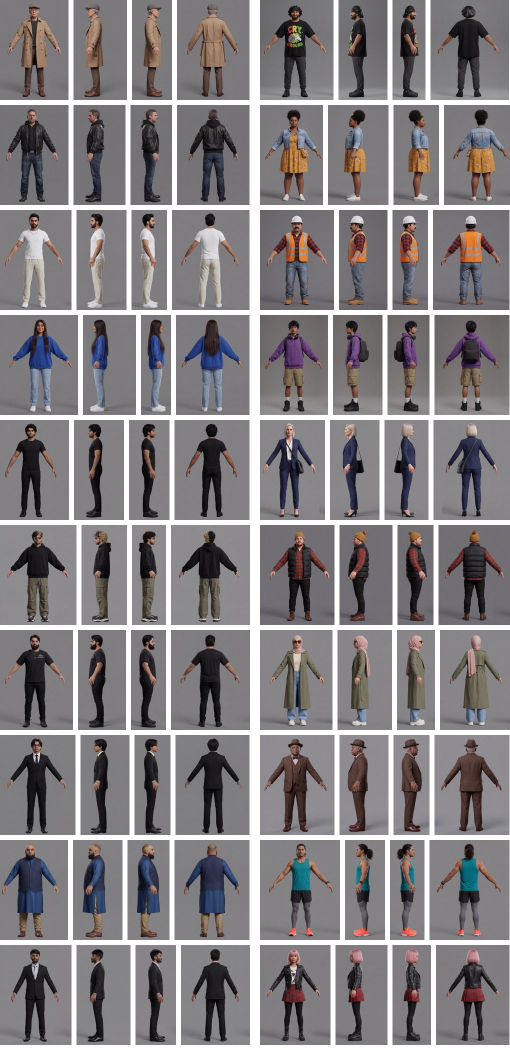
#> input picture concepts/citizens/contact_sheet.jpg, 1020 x 2100 px (shown at 1/2 size)
$ python quick.py ../../../../concepts/citizens/contact_sheet.jpg
#> lines starting #> are read from the running program, lines starting #| are printed output that depends on the picture
#!/usr/bin/env python3
# Homage fan game. Not an official Marvel, Sony or Insomniac game; no affiliation.
"""P4 round 08: one line of numbers per still (PNG or JPEG) of a sweep folder: frame mean, Y<10 %, clipped %, sky band (rows 0-89) Y / HSV saturation / B-R, far band (450,192,1350,236) Y,
sky-far, max 8-row step of the row-mean luma in rows 100-300 (L27b), rows 0-150 clipped % (L27c).  usage: quick.py <dir or files...> [--match s]"""
import glob, os, sys
import numpy as np
from PIL import Image


def stats(f):
    a = np.asarray(Image.open(f).convert('RGB')).astype(np.float32)
    if a.shape[1] != 1920: a = np.asarray(Image.open(f).convert('RGB').resize((1920, 1080), Image.BOX)).astype(np.float32)
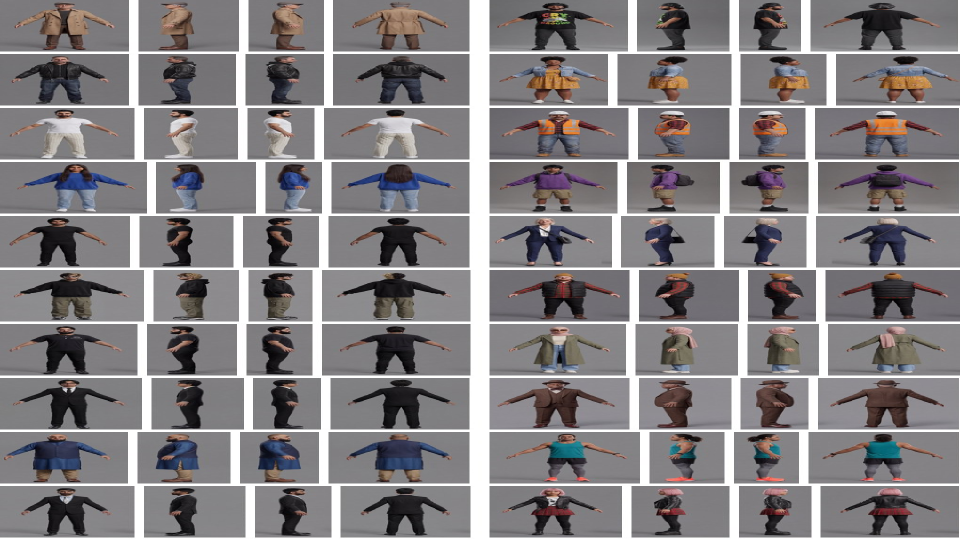
#> a: shape (1080, 1920, 3) float32 (shown at 1/2 size); mean R, G, B 131.5, 128.3, 129.8
    y = .2126 * a[..., 0] + .7152 * a[..., 1] + .0722 * a[..., 2]
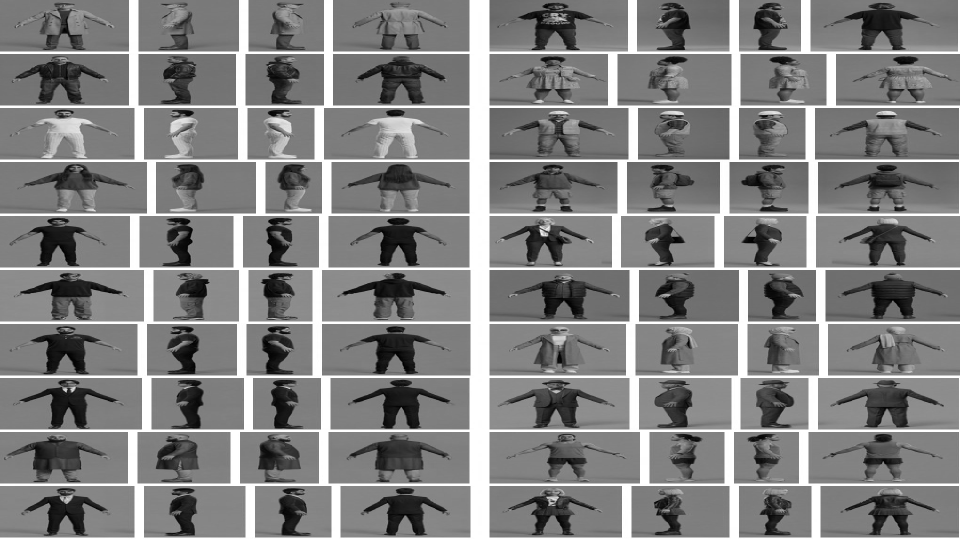
#> y: shape (1080, 1920) float32 (shown at 1/2 size); min 0, max 255, mean 129
    mx = a.max(2); mn = a.min(2); s = np.where(mx[:90] > 0, (mx[:90] - mn[:90]) / np.maximum(mx[:90], 1), 0)
#> after `mx = a.max(2)`:
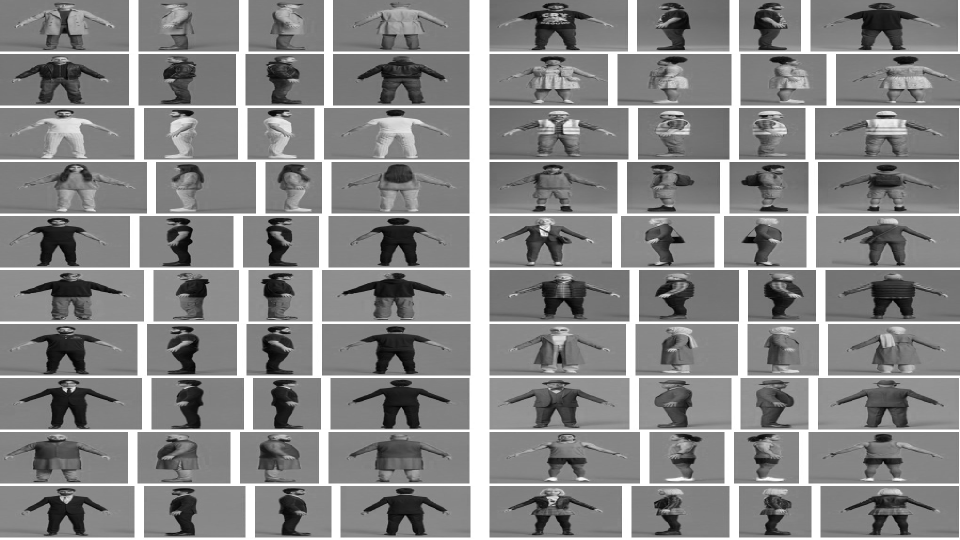
#> mx: shape (1080, 1920) float32 (shown at 1/2 size); min 0, max 255, mean 134.4
#> after `mn = a.min(2)`:
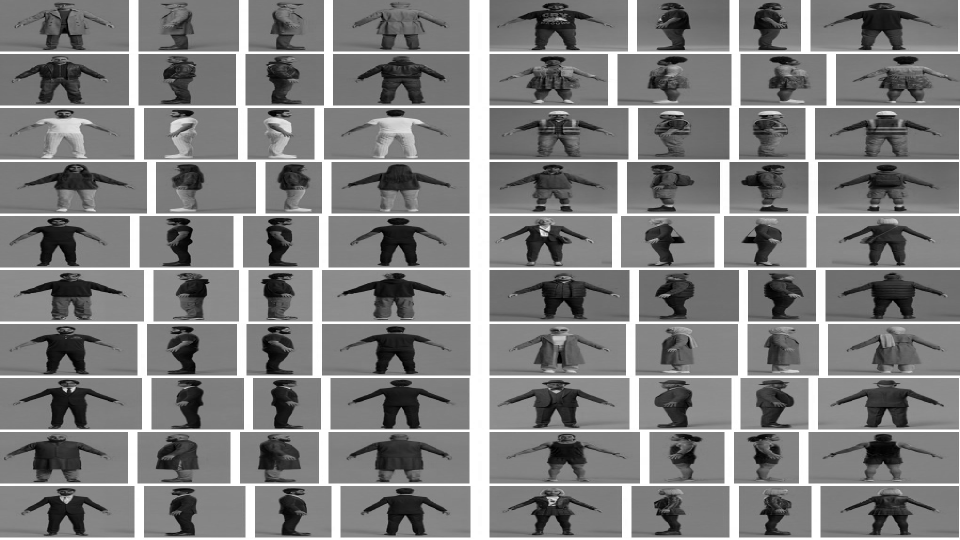
#> mn: shape (1080, 1920) float32 (shown at 1/2 size); min 0, max 255, mean 126.2
#> after `s = np.where(mx[:90] > 0, (mx[:90] - mn[:90]) / np.maximum(mx[:90], 1)`:
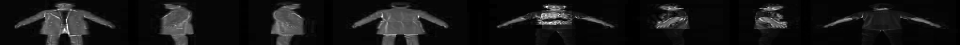
#> s: shape (90, 1920) float32 (shown at 1/2 size); min 0, max 1, mean 0.0829
    far = y[192:236, 450:1350].mean(); prof = y.mean(1); d = np.abs(prof[108:301] - prof[100:293])
#> after `far = y[192:236, 450:1350].mean()`: far = 142.3
#> after `prof = y.mean(1)`: prof = 1080 values, max 255 at index 537, min 91.64 at index 582, mean 129
#> after `d = np.abs(prof[108:301] - prof[100:293])`: d = 193 values, max 134.8 at index 6, min 0.00323 at index 182, mean 14.55
    return dict(mean=y.mean(), lt10=(y < 10).mean() * 100, clip=(mx >= 250).mean() * 100, skyY=y[:90].mean(), sat=s.mean(), BR=a[:90, :, 2].mean() - a[:90, :, 0].mean(),
                far=far, skyfar=y[:90].mean() - far, step=d.max(), clip150=(a[:150].max(2) >= 250).mean() * 100)


def main():
    match = sys.argv[sys.argv.index('--match') + 1] if '--match' in sys.argv else ''
    args = [x for i, x in enumerate(sys.argv[1:], 1) if not x.startswith('--') and sys.argv[i - 1] != '--match']
    fs = []
    for p in args: fs += sorted(glob.glob(os.path.join(p, '*.png')) + glob.glob(os.path.join(p, '*.jpg'))) if os.path.isdir(p) else [p]
    print('%-28s %6s %6s %5s %6s %5s %6s %6s %7s %5s %5s' % ('still', 'mean', 'Y<10', 'clip', 'skyY', 'sat', 'B-R', 'far', 'sky-far', 'step', 'c150'))
    for f in fs:
        if match and match not in f: continue
        r = stats(f)
#> r = 10 items
        print('%-28s %6.1f %6.1f %5.2f %6.1f %5.3f %+6.1f %6.1f %+7.1f %5.1f %5.2f' % (os.path.basename(f)[:28], r['mean'], r['lt10'], r['clip'], r['skyY'], r['sat'], r['BR'], r['far'], r['skyfar'], r['step'], r['clip150']))
#| contact_sheet.jpg             129.0    0.6 12.26  120.3 0.083   -5.7  142.3   -22.0 134.8 11.12


if __name__ == '__main__':
    main()
